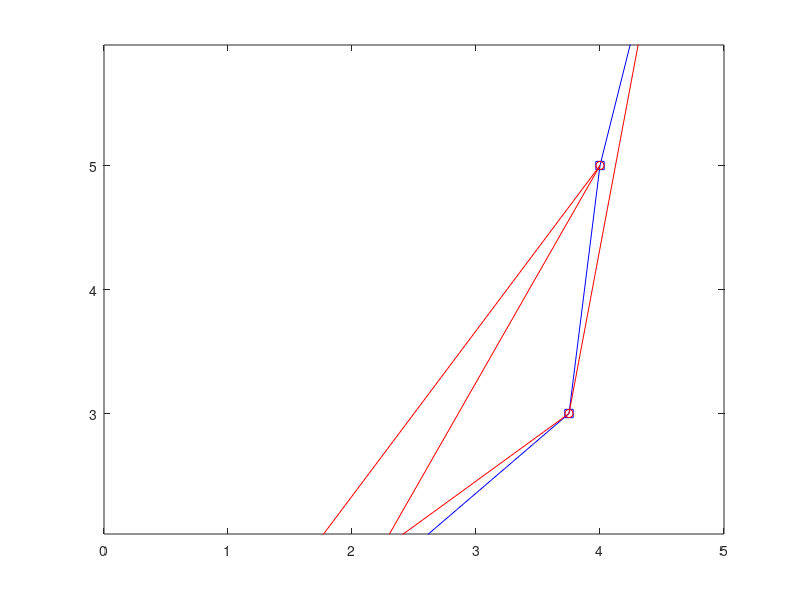

Write the MATLAB code that produced this figure. (Note: this script raises an error after producing the figure.)
%%Path plotting
clear all
close all

% test_cones = [5,-3;5,2;3,7;-2,7;-5,4;-5,-2;-3,-4;2,-4]';
% neato_origin = [4;-2;0];
test_cones = [1,1;2,1.5;3.75,3;4,5;4.5,7]';
neato_origin = [.5;1.25;0];
test_cones(3,:) = zeros(1,length(test_cones));
shuffled_cones = test_cones(:,randperm(length(test_cones)));
neato_orientation = [1;0;0];

figure
plot(test_cones(1,:),test_cones(2,:),'bs-');
hold on
plot(shuffled_cones(1,:),shuffled_cones(2,:),'ro-');
plot(neato_origin(1),neato_origin(2),'gs');
quiver(neato_origin(1),neato_origin(2),neato_orientation(1),neato_orientation(2),'AutoScale','off');
hold off
xlim([0,5])
axis equal
%% 

[~,closest_indx] = min(vecnorm(shuffled_cones-neato_origin));
ordered_cones(:,1) = shuffled_cones(:,closest_indx);
shuffled_cones = remove(ordered_cones(:,1),shuffled_cones);
ordered_cones(:,2) = next_cone(neato_origin,neato_orientation,shuffled_cones);

next_pos = generate_offset(ordered_cones);
figure
plot(test_cones(1,:),test_cones(2,:),'b-');
hold on
plot(shuffled_cones(1,:),shuffled_cones(2,:),'r-');
plot(neato_origin(1),neato_origin(2),'gs');
quiver(neato_origin(1),neato_origin(2),neato_orientation(1),neato_orientation(2),'AutoScale','off');
plot(next_pos(1),next_pos(2),'ks');
quiver(neato_origin(1),neato_origin(2),next_pos(1)-neato_origin(1),next_pos(2)-neato_origin(2),'AutoScale','off');
hold off
xlim([0,5])
axis equal

k = cross(neato_orientation,next_pos-neato_origin);
angle3d = sign(k)*atan2d(norm(k),dot(neato_orientation,next_pos-neato_origin));
angle = angle3d(3);

forward = norm(next_pos-neato_origin);

% [func_points,func_paths] = generate_paths(test_cones);
% figure
% plot(test_cones(1,:),test_cones(2,:),'o');
% hold on
% plot(func_points(1,:),func_points(2,:),'s');
% quiver(func_points(1,1:length(func_paths)),func_points(2,1:length(func_paths)),func_paths(1,:),func_paths(2,:),'Color','r','LineStyle','--','AutoScale','off')
% hold off
% axis equal
%%
function [points,paths] = generate_paths(cones)
    vector = diff(cones,1,2);
    norm_vector = vector./vecnorm(vector);

    for i = 1:size(norm_vector,2)-1
        angle_between(i) = acosd(dot(norm_vector(:,i),norm_vector(:,i+1)));
        midangle(i) = 90+(angle_between(i)/2);
    end

    for j = 1:size(midangle,2)
        rot = [cosd(midangle(j)) -sind(midangle(j)) 0; sind(midangle(j)) cosd(midangle(j)) 0; 0 0 0];
        offset_dir(:,j) = rot*-0.25*norm_vector(:,j);
        points(1:2,j) = offset_dir(1:2,j)+cones(1:2,j+1);
    end
    paths = diff(points,1,2);
end

function point = generate_offset(cones)
    vector = diff(cones,1,2);
    norm_vector = vector./vecnorm(vector);
    midangle = 90;
    rot = [0 -1 0; 1 0 0; 0 0 0];
    offset_dir = rot*-0.5*norm_vector;
    point = offset_dir+cones(:,2);
end

function coneless = remove(cone,dataset)
    [~,indx] = max(sum(dataset==cone));
    dataset(:,indx) = []; 
    coneless = dataset;
end

function next = next_cone(origin,orientation,cones)
    vectors = cones-origin;
    distances = vecnorm(vectors);
    closest_indices = distances < 3;
    closest_cones = cones(:,closest_indices);
    closest_vectors = vectors(:,closest_indices);
    dot_length = 0;
    for i = 1:size(closest_vectors,2)
        if dot(closest_vectors(:,i),orientation) > dot_length
            dot_length = dot(closest_vectors(:,i),orientation);
            cone = closest_cones(:,i);
        end
    end
    next=cone;
end
